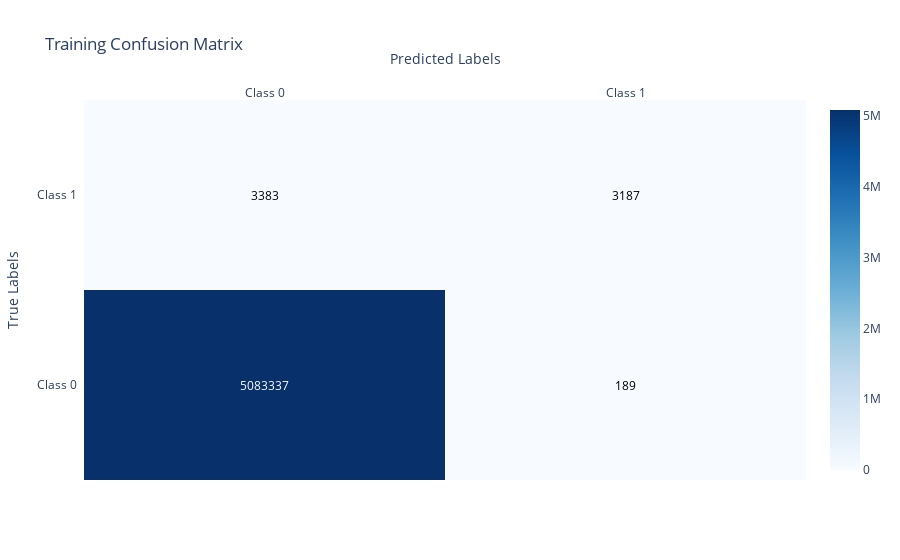
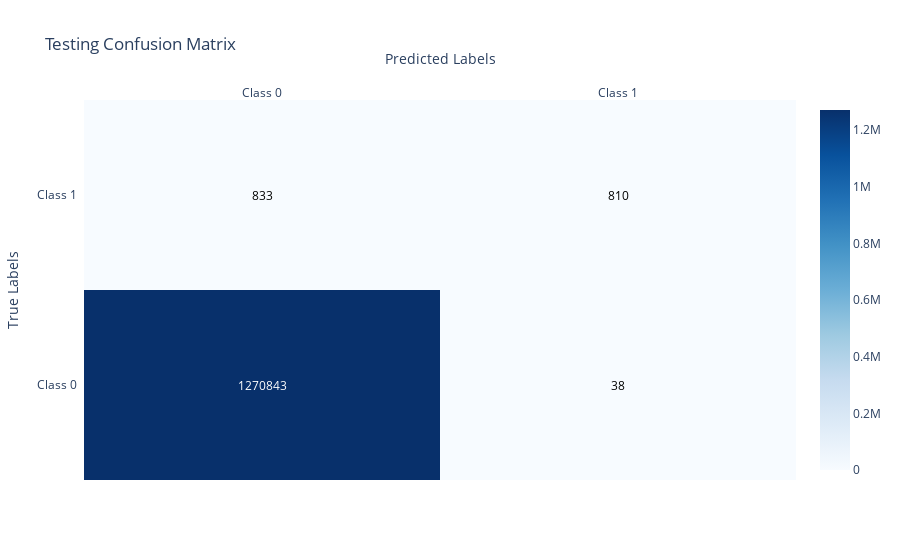

Here is the notebook cell these charts were saved with, in order:
### Code cell
evaluate_classification_performance(
    model=LogisticRegression(n_jobs=-1),
    x_train=x_train_scaled,
    y_train=y_train,
    x_test=x_test_scaled,
    y_test=y_test,
    score_append = True
)

### Figure 1 — Plotly figure (JSON) as saved in the notebook; plotly's stock layout.template omitted (floating-point values rounded to 4 significant figures)
{"data": [{"colorscale": [[0, "rgb(247,251,255)"], [0.125, "rgb(222,235,247)"], [0.25, "rgb(198,219,239)"], [0.375, "rgb(158,202,225)"], [0.5, "rgb(107,174,214)"], [0.625, "rgb(66,146,198)"], [0.75, "rgb(33,113,181)"], [0.875, "rgb(8,81,156)"], [1, "rgb(8,48,107)"]], "reversescale": false, "showscale": true, "type": "heatmap", "x": ["Class 0", "Class 1"], "y": ["Class 0", "Class 1"], "z": [[5083337, 189], [3383, 3187]]}], "layout": {"annotations": [{"font": {"color": "#FFFFFF"}, "showarrow": false, "text": "5083337", "x": "Class 0", "xref": "x", "y": "Class 0", "yref": "y"}, {"font": {"color": "#000000"}, "showarrow": false, "text": "189", "x": "Class 1", "xref": "x", "y": "Class 0", "yref": "y"}, {"font": {"color": "#000000"}, "showarrow": false, "text": "3383", "x": "Class 0", "xref": "x", "y": "Class 1", "yref": "y"}, {"font": {"color": "#000000"}, "showarrow": false, "text": "3187", "x": "Class 1", "xref": "x", "y": "Class 1", "yref": "y"}], "title": {"text": "Training Confusion Matrix"}, "xaxis": {"dtick": 1, "gridcolor": "rgb(0, 0, 0)", "side": "top", "ticks": "", "title": {"text": "Predicted Labels"}}, "yaxis": {"dtick": 1, "ticks": "", "ticksuffix": "  ", "title": {"text": "True Labels"}}}}

### Figure 2 — Plotly figure (JSON) as saved in the notebook; plotly's stock layout.template omitted (floating-point values rounded to 4 significant figures)
{"data": [{"colorscale": [[0, "rgb(247,251,255)"], [0.125, "rgb(222,235,247)"], [0.25, "rgb(198,219,239)"], [0.375, "rgb(158,202,225)"], [0.5, "rgb(107,174,214)"], [0.625, "rgb(66,146,198)"], [0.75, "rgb(33,113,181)"], [0.875, "rgb(8,81,156)"], [1, "rgb(8,48,107)"]], "reversescale": false, "showscale": true, "type": "heatmap", "x": ["Class 0", "Class 1"], "y": ["Class 0", "Class 1"], "z": [[1270843, 38], [833, 810]]}], "layout": {"annotations": [{"font": {"color": "#FFFFFF"}, "showarrow": false, "text": "1270843", "x": "Class 0", "xref": "x", "y": "Class 0", "yref": "y"}, {"font": {"color": "#000000"}, "showarrow": false, "text": "38", "x": "Class 1", "xref": "x", "y": "Class 0", "yref": "y"}, {"font": {"color": "#000000"}, "showarrow": false, "text": "833", "x": "Class 0", "xref": "x", "y": "Class 1", "yref": "y"}, {"font": {"color": "#000000"}, "showarrow": false, "text": "810", "x": "Class 1", "xref": "x", "y": "Class 1", "yref": "y"}], "title": {"text": "Testing Confusion Matrix"}, "xaxis": {"dtick": 1, "gridcolor": "rgb(0, 0, 0)", "side": "top", "ticks": "", "title": {"text": "Predicted Labels"}}, "yaxis": {"dtick": 1, "ticks": "", "ticksuffix": "  ", "title": {"text": "True Labels"}}}}
